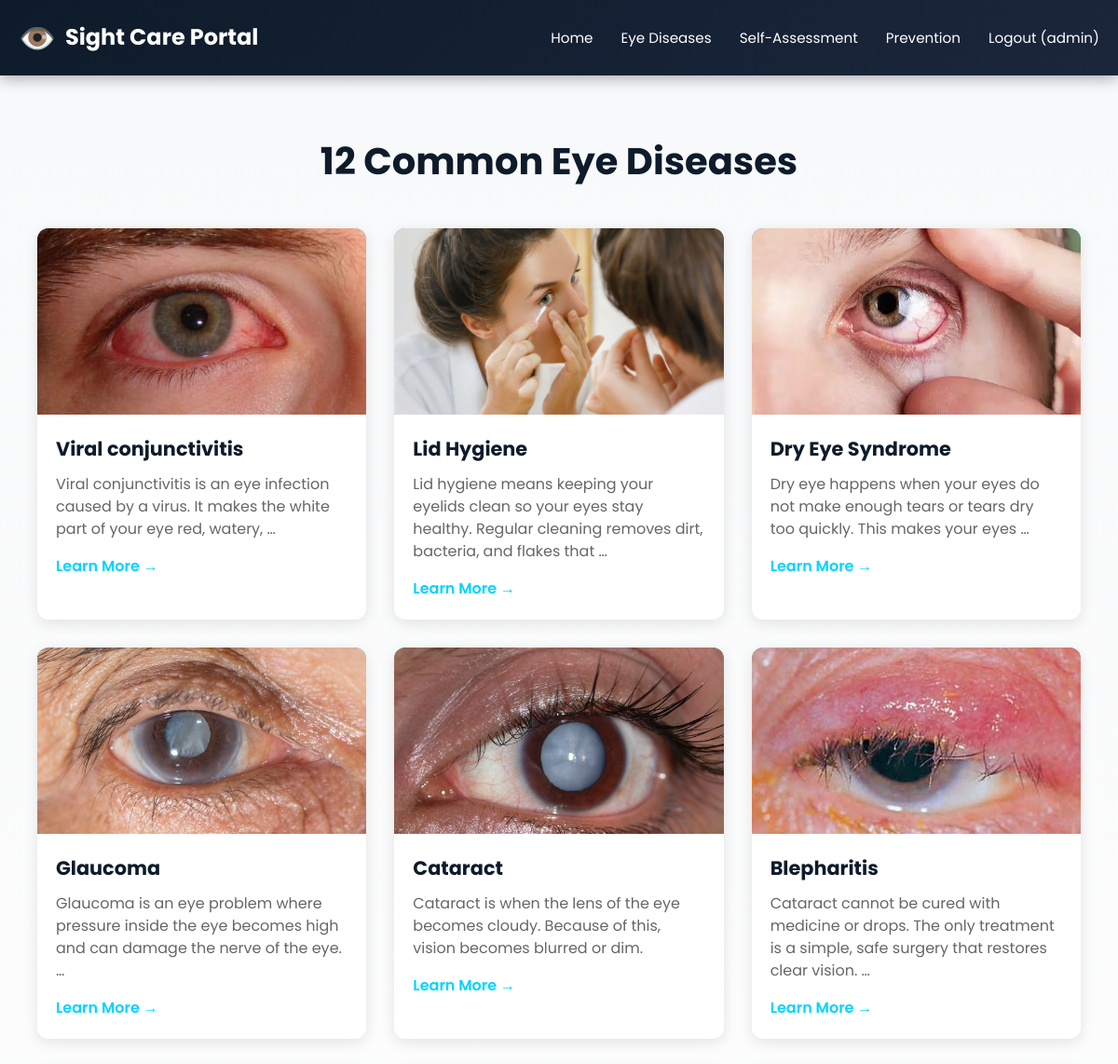
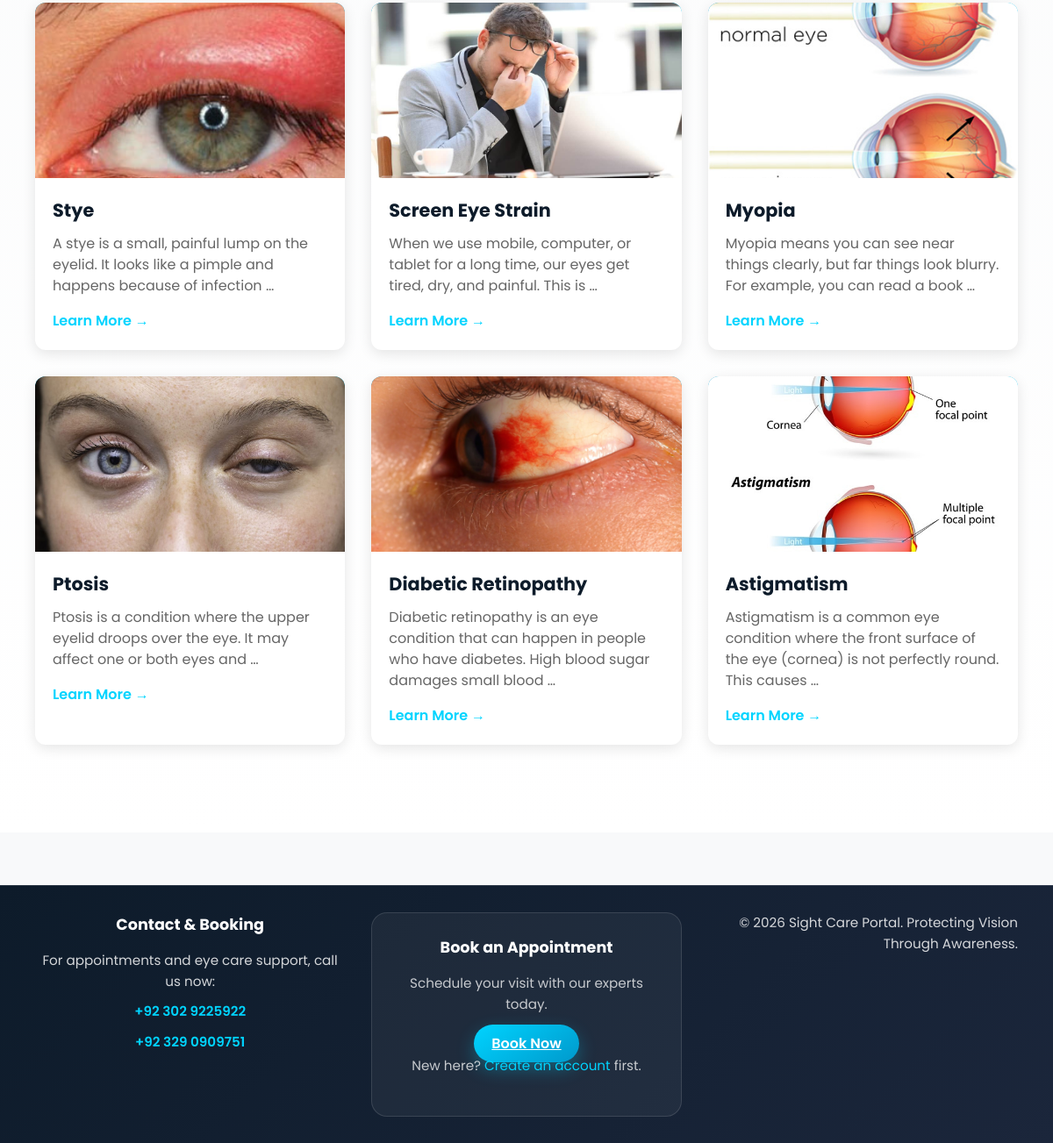
Screenshot of /diseases/ (signed in) with the database file from the repository (2 pictures, top to bottom).
### portal/models.py (models this page shows, shortened)
class EyeDisease(models.Model):
    name = models.CharField(max_length=200)
    slug = models.SlugField(unique=True)
    image = models.ImageField(upload_to='diseases/', blank=True, null=True)
    description = models.TextField()
    symptoms = models.TextField()
    causes = models.TextField()
    prevention_tips = models.TextField()
    daily_care_tips = models.TextField()
    home_care = models.TextField()
    important_note = models.TextField()
    order = models.IntegerField(default=0)

### portal/views.py (the view)
# urls.py: path('diseases/', views.disease_list, name='disease_list'),
def disease_list(request):
    diseases = EyeDisease.objects.all().order_by('order')
    return render(request, 'portal/disease_list.html', {'diseases': diseases})

### portal/templates/portal/disease_list.html (shortened to what this page needs)
{% extends 'portal/base.html' %}
{% block content %}
<section class="disease-list">
    <div class="container">
        <h1>12 Common Eye Diseases</h1>
        <div class="disease-grid">
            {% for disease in diseases %}
            <div class="disease-card">
                {% if disease.image %}
                <img src="{{ disease.image.url }}" alt="{{ disease.name }}">
                {% else %}
                <div class="placeholder-image">👁️</div>
                {% endif %}
                <div class="disease-info">
                    <h3>{{ disease.name }}</h3>
                    <p>{{ disease.description|truncatewords:20 }}</p>
                    <a href="{% url 'disease_detail' disease.slug %}" class="btn-read-more">Learn More →</a>
                </div>
            </div>
            {% endfor %}
        </div>
    </div>
</section>
{% endblock %}

### portal/templates/portal/base.html (shortened to what this page needs)
<!DOCTYPE html>
<html lang="en">
<head>
    {% load static %}
    <link rel="stylesheet" href="{% static 'css/style.css' %}">
</head>
<body>
    <nav class="navbar">
        <div class="container">
            <a href="{% url 'home' %}" class="logo">
                <span class="logo-icon">👁️</span>
                <span>Sight Care Portal</span>
            </a>
            <ul class="nav-links">
                <li><a href="{% url 'home' %}">Home</a></li>
                <li><a href="{% url 'disease_list' %}">Eye Diseases</a></li>
                <li><a href="{% url 'self_assessment' %}">Self-Assessment</a></li>
                <li><a href="{% url 'prevention_guide' %}">Prevention</a></li>
                {% if user.is_authenticated %}
                    <li><a href="{% url 'logout' %}">Logout ({{ user.username }})</a></li>
                {% else %}
                    <li><a href="{% url 'login' %}" class="btn-primary">Login</a></li>
                {% endif %}
            </ul>
        </div>
    </nav>
    <main>
        {% block content %}{% endblock %}
    </main>
    <footer>
        <div class="container footer-grid">
            <div class="footer-info">
                <h3>Contact & Booking</h3>
                <p>For appointments and eye care support, call us now:</p>
                <p class="footer-contact"><a href="tel:+923029225922">+92 302 9225922</a></p>
                <p class="footer-contact"><a href="tel:+923290909751">+92 329 0909751</a></p>
            </div>
            <div class="footer-booking-card">
                <h3>Book an Appointment</h3>
                <p>Schedule your visit with our experts today.</p>
                <a href="{% url 'booking' %}" class="btn-primary">Book Now</a>
                <p class="footer-booking-note">New here? <a href="{% url 'signup' %}">Create an account</a> first.</p>
            </div>
            <div class="footer-copy">
                <p>&copy; 2026 Sight Care Portal. Protecting Vision Through Awareness.</p>
            </div>
        </div>
    </footer>
</body>
</html>

### portal/static/css/style.css (style rules this page uses)
* { margin: 0; padding: 0; box-sizing: border-box; }
:root { --primary-color: #00d4ff; --primary-dark: #0099cc; --secondary-color: #1b263b; --dark-bg: #0d1b2a; --light-text: #ffffff; --muted-text: rgba(255, 255, 255, 0.7); --border-color: rgba(255, 255, 255, 0.15); --success-color: #00cc66; --warning-color: #ff6b6b; --info-color: #0099ff; }
body { font-family: 'Poppins', sans-serif; color: #333; line-height: 1.6; background-color: #f8f9fa; }
html, body { scroll-behavior: smooth; }
.navbar { background: linear-gradient(135deg, #0d1b2a 0%, #1b263b 100%); padding: 15px 0; position: sticky; top: 0; z-index: 1000; box-shadow: 0 4px 15px rgba(0, 0, 0, 0.3); }
.navbar .container { display: flex; justify-content: space-between; align-items: center; max-width: 1200px; margin: 0 auto; padding: 0 20px; }
.navbar .logo { display: flex; align-items: center; gap: 10px; color: var(--light-text); text-decoration: none; font-size: 1.5rem; font-weight: 700; transition: all 0.3s ease; }
.logo-icon { font-size: 2rem; }
.navbar .nav-links { display: flex; list-style: none; gap: 30px; align-items: center; }
.navbar .nav-links a { color: var(--light-text); text-decoration: none; font-size: 0.95rem; transition: all 0.3s ease; position: relative; }
.navbar .nav-links a::after { content: ''; position: absolute; bottom: -5px; left: 0; width: 0; height: 2px; background: var(--primary-color); transition: width 0.3s ease; }
.btn-primary { background: linear-gradient(145deg, var(--primary-color), var(--primary-dark)); color: white; padding: 10px 20px !important; border-radius: 25px; font-weight: 600; border: none; transition: all 0.3s; box-shadow: 0 8px 20px rgba(0, 212, 255, 0.3); }
.container { max-width: 1200px; margin: 0 auto; padding: 0 20px; }
footer { background: #0c1724; color: white; padding: 40px 0; margin-top: 40px; }
footer .footer-grid { display: grid; grid-template-columns: repeat(3, minmax(220px, 1fr)); gap: 30px; align-items: start; }
footer h3 { margin-bottom: 15px; font-size: 1.1rem; }
.footer-info p, .footer-copy p { color: rgba(255,255,255,0.82); margin-bottom: 10px; }
.footer-contact a { color: var(--primary-color); text-decoration: none; font-weight: 600; }
.footer-booking-card { background: rgba(255,255,255,0.05); border: 1px solid rgba(255,255,255,0.12); padding: 25px; border-radius: 18px; }
.footer-booking-card p { margin: 0 0 20px; color: rgba(255,255,255,0.75); }
.footer-booking-note { margin-top: 12px; font-size: 0.95rem; color: rgba(255,255,255,0.72); }
.footer-booking-note a { color: var(--primary-color); text-decoration: none; }
.footer-copy { text-align: right; }
.disease-list { padding: 60px 20px; background: linear-gradient(180deg, #f8f9fa 0%, #ffffff 100%); }
.disease-list h1 { font-size: 2.5rem; color: #0d1b2a; margin-bottom: 40px; text-align: center; }
.disease-grid { display: grid; grid-template-columns: repeat(auto-fill, minmax(280px, 1fr)); gap: 30px; margin-bottom: 40px; }
.disease-card { background: white; border-radius: 12px; overflow: hidden; box-shadow: 0 4px 15px rgba(0, 0, 0, 0.1); transition: all 0.3s ease; transform: translateY(0); }
.disease-card img, .placeholder-image { width: 100%; height: 200px; object-fit: cover; background: linear-gradient(135deg, #0099cc, #00d4ff); display: flex; align-items: center; justify-content: center; font-size: 3rem; }
.disease-info { padding: 20px; }
.disease-info h3 { font-size: 1.3rem; color: #0d1b2a; margin-bottom: 10px; }
.disease-info p { color: #666; margin-bottom: 15px; line-height: 1.5; }
.btn-read-more { display: inline-block; color: var(--primary-color); text-decoration: none; font-weight: 600; transition: all 0.3s; }
footer { background: linear-gradient(135deg, #0d1b2a 0%, #1b263b 100%); color: var(--light-text); text-align: center; padding: 30px 20px; margin-top: 60px; border-top: 1px solid rgba(255, 255, 255, 0.1); }
footer p { margin: 0; font-size: 0.95rem; }

### rows the page displays
EyeDisease: image (picture), name "Viral conjunctivitis", description "Viral conjunctivitis is an eye infection caused by a virus. It makes the white part of your eye red, watery, …"
EyeDisease: image (picture), name "Lid Hygiene", description "Lid hygiene means keeping your eyelids clean so your eyes stay healthy. Regular cleaning removes dirt, bacteria, and flakes that …"
EyeDisease: image (picture), name "Dry Eye Syndrome", description "Dry eye happens when your eyes do not make enough tears or tears dry too quickly. This makes your eyes …"
EyeDisease: image (picture), name "Glaucoma", description "Glaucoma is an eye problem where pressure inside the eye becomes high and can damage the nerve of the eye. …"
EyeDisease: image (picture), name "Cataract", description "Cataract is when the lens of the eye becomes cloudy. Because of this, vision becomes blurred or dim."
EyeDisease: image (picture), name "Blepharitis", description "Cataract cannot be cured with medicine or drops. The only treatment is a simple, safe surgery that restores clear vision. …"
EyeDisease: image (picture), name "Stye", description "A stye is a small, painful lump on the eyelid. It looks like a pimple and happens because of infection …"
EyeDisease: image (picture), name "Screen Eye Strain", description "When we use mobile, computer, or tablet for a long time, our eyes get tired, dry, and painful. This is …"
EyeDisease: image (picture), name "Myopia", description "Myopia means you can see near things clearly, but far things look blurry. For example, you can read a book …"
EyeDisease: image (picture), name "Ptosis", description "Ptosis is a condition where the upper eyelid droops over the eye. It may affect one or both eyes and …"
EyeDisease: image (picture), name "Diabetic Retinopathy", description "Diabetic retinopathy is an eye condition that can happen in people who have diabetes. High blood sugar damages small blood …"
EyeDisease: image (picture), name "Astigmatism", description "Astigmatism is a common eye condition where the front surface of the eye (cornea) is not perfectly round. This causes …"

### other values shown
{{ user.username }} "admin"
